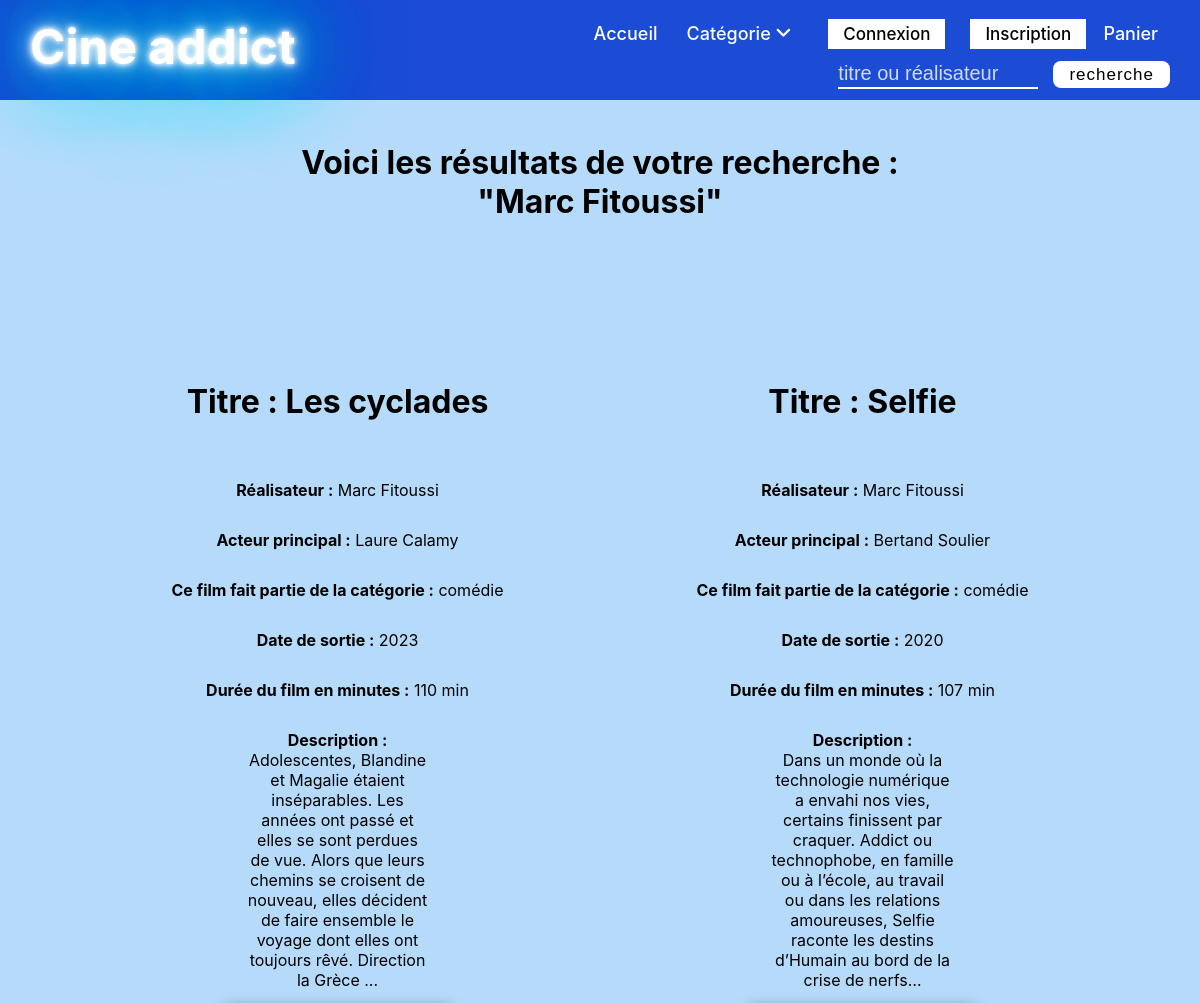
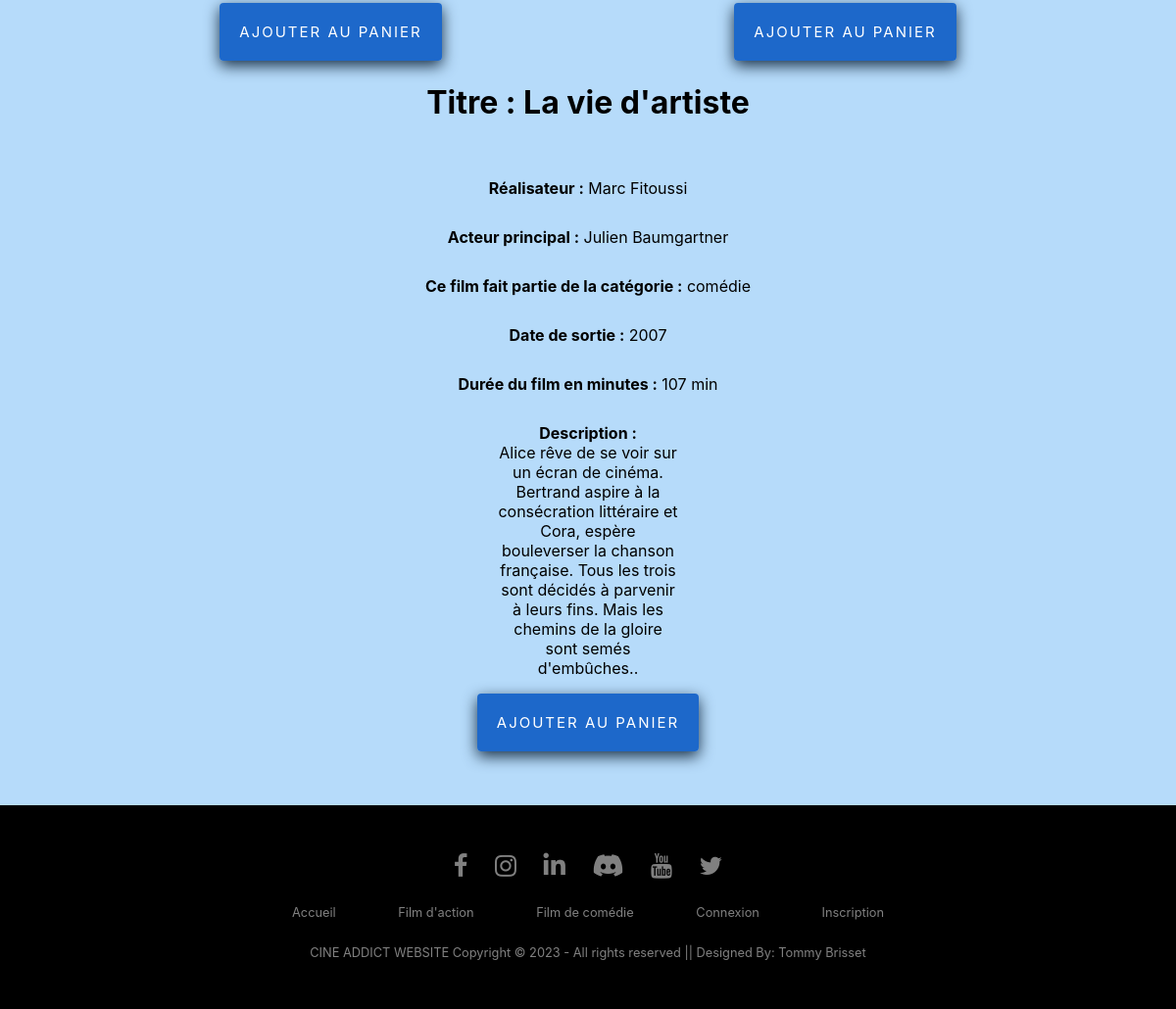
The page /resultat/resultat.php?search=Marc Fitoussi on the database its author committed (2 pictures, top to bottom).
### tables this page shows
CREATE TABLE FILMS(
	ID INTEGER(4)PRIMARY KEY NOT NULL AUTO_INCREMENT,
	TITRE VARCHAR(255) NOT NULL,
	PRIX INTEGER(5) NOT NULL,
	DESCRIPTION VARCHAR(255) NOT NULL,
	REALISATEUR VARCHAR(255) NOT NULL,
	CATEGORIE VARCHAR(50) NOT NULL,
	ANNEE INTEGER(5) NOT NULL,
	ACTEUR_PRINCIPAL VARCHAR(255),
	DUREE INTEGER(5));

### resultat/resultat.php (the view, shortened to what this page needs)
<?php
require'../bdd sql/PDOcinema.php';
function secur_data($data)
{
    $data = trim($data);
    $data = stripslashes($data);
    $data = htmlspecialchars($data);
    return $data;
}
?>
<!DOCTYPE html>
<html lang="fr">
	<head>
        <link rel="stylesheet" href="https://cdnjs.cloudflare.com/ajax/libs/font-awesome/6.3.0/css/all.min.css">
        <link rel="stylesheet" href="https://cdnjs.cloudflare.com/ajax/libs/font-awesome/4.7.0/css/font-awesome.min.css">
        <link rel="stylesheet" href="resultat.css">
	</head>
<body>
	<header>
        <div class="navbar">
            <div class="nav-header">
                <div class="nav-logo">
                    <h1 id="neon">Cine addict</h1>
                </div>
            </div>
            <div class="nav-links">
                <a href="../index.php" title="lien vers page d'accueil">Accueil</a>
                <div class="dropdown">
                    <a class="dropBtn" href="#" title="Titre menu catégorie">Catégorie
                        <i class="fas fa-angle-down"></i>
                    </a>
                </div>
                <?php
                if (!isset($_SESSION['IsLog']) OR $_SESSION['IsLog'] == False){
                    ?>
                    <a href="../login/login.php" title="lien vers page de connexion" class="loginBtn">Connexion</a>
                    <?php
                }
                else { ?>
                    <a href="../login/logout.php" title="lien vers page de déconnexion" class="loginBtn">Déconnexion</a>
                    <?php
                }
                ?>
                <a href="../register/register.php" title="lien vers page d'enregistrement" class="loginBtn">Inscription</a>
                <a href="../panier/panier.php" title="lien vers page du panier">Panier</a>
                <form id="case" method="POST" action="resultat.php">
                    <input id="search" name="search" type="text" placeholder="titre ou réalisateur">
                    <input type="submit" value="recherche" title="lancez votre recheche" id="buttonsearch">
                </form>
            </div>
        </div>
    </header>
	<main>
        <h2>Voici les résultats de votre recherche : <br> "<?= $_POST['search']?>" </h2>
        <div class="container">
            <?php
            if (!empty(secur_data($_POST['search']))){
                $requetesql = $bdd->prepare('SELECT * FROM FILMS WHERE realisateur LIKE ? OR titre LIKE ?');
                $requetesql->execute(array('%'.$_POST['search'].'%','%'.$_POST['search'].'%'));
                while ($donnee = $requetesql->fetch()) {
            ?>
        <div class="text">
            <h2>Titre : <?= $donnee['TITRE']?></h2>
            <p class="txt"><strong class="txtdes">Réalisateur :</strong> <a id="rea" href="resultat.php?search=<?= $donnee['REALISATEUR']?>" title="lien vers films du réalisateur"><?= $donnee['REALISATEUR']?></a> </p>
            <p class="txt"><strong class="txtdes">Acteur principal :</strong> <?= $donnee['ACTEUR_PRINCIPAL']?></p>
            <p class="txt"><strong class="txtdes">Ce film fait partie de la catégorie :</strong> <?= $donnee['CATEGORIE']?></p>
            <p class="txt"><strong class="txtdes">Date de sortie :</strong> <?= $donnee['ANNEE']?></p>
            <p class="txt"><strong class="txtdes">Durée du film en minutes :</strong> <?= $donnee['DUREE']?> min </p>
            <p class="txt long"><strong class="txtdes">Description :</strong> <br>
                <?= $donnee['DESCRIPTION']?>
            <div class="prix">
                <p>Prix : <?= $donnee['PRIX']?> €</p>
                <section>
                    <a class="button" type="button" href="../panier/Insertpanier.php?id=<?= $donnee["ID"]?>" title="ajout panier ">Ajouter au panier</a>
                </section>
            </div>
        </div>
        <?php
        }
        };
        ?>
    </div>
    </main>
	<footer>
        <div class="footer">
        <div class="row">
                <a href="#" title="lien vers facebook"><i class="fa fa-facebook"></i></a>
                <a href="#" title="lien vers instagram"><i class="fa fa-instagram"></i></a>
                <a href="#" title="lien vers linkedin"><i class="fa-brands fa-linkedin"></i></a>
                <a href="#" title="lien vers discord"><i class="fa-brands fa-discord"></i></a>
                <a href="#" title="lien vers youtube"><i class="fa fa-youtube"></i></a>
                <a href="#" title="lien vers twitter"><i class="fa fa-twitter"></i></a>
            </div>
            <div class="row">
                <ul>
                    <li><a href="../index.php" title="liens vers accueil">Accueil</a></li>
                    <li><a href="../categorie action/action.php" title="liens vers film d'action">Film d'action</a></li>
                    <li><a href="../categorie comedie/comedie.php" title="liens vers film de comédie">Film de comédie</a></li>
                    <?php
                    if (!isset($_SESSION['IsLog']) OR $_SESSION['IsLog'] == False){
                        ?>
                        <li><a href="../login/login.php" title="page de connexion">Connexion</a></li>
                        <?php
                    }
                    else { ?>
                        <li><a href="../login/logout.php" title="page de déconnexion">Déconnexion</a></li>
                        <?php
                    }
                    ?>
                    <li><a href="../register/register.php" title="page d'enregistrement">Inscription</a></li>
                </ul>
            </div>
            <div class="row">
                CINE ADDICT WEBSITE Copyright © 2023 - All rights reserved || Designed By: Tommy Brisset
            </div>
        </div>
    </footer>
</body>
</html>

### resultat/resultat.css (style rules this page uses)
* { margin: 0; padding: 0; box-sizing: border-box; }
body { font-family: -apple-system, BlinkMacSystemFont, 'Segoe UI', Roboto, Oxygen, Ubuntu, Cantarell, 'Open Sans', 'Helvetica Neue', sans-serif; background-color: #b6dbfa; }
#neon { margin-top: 5px; font-size: 3em; color: #fff; text-shadow: 0 0 5px #fff, 0 0 10px #fff, 0 0 20px #fff, 0 0 40px rgba(0, 255, 255, 0.747), 0 0 80px rgba(0, 255, 255, 0.747), 0 0 90px rgba(0, 255, 255, 0.747), 0 0 100px rgba(0, 255, 255, 0.747), 0 0 150px rgba(0, 255, 255, 0.747); }
h2 { text-align: center; margin: 2ch; font-size: 2em; }
.navbar { z-index: 5; height: 100px; width: 100%; padding: 19px 30px; background-color: #1b4cd3; position: relative; }
.navbar .nav-header { display: inline; }
.navbar .nav-header .nav-logo { display: inline-block; margin-top: -7px; }
.navbar .nav-links { display: inline; float: right; font-size: 18px; }
.navbar .nav-links .loginBtn { display: inline-block; padding: 5px 15px; margin-left: 20px; font-size: 17px; color: black; background-color: white; }
.navbar .nav-links a { padding: 10px 12px; text-decoration: none; font-weight: 550; color: white; }
.dropdown { position: relative; display: inline-block; }
#case { text-align: right; }
#search { margin-top: 10px; margin-right: 10px; width: 200px; height: 30px; outline: none; border: none; border-bottom: 2px solid white; background: transparent; font-size: 20px; font-family: "Questrial", sans-serif; color: white; }
#buttonsearch { padding: 0.2rem 1rem; border: none; border-radius: 8px; font-size: 17px; letter-spacing: 1px; cursor:pointer; transition: all .5s; background: transparent; }
#buttonsearch { background: #ffffff; }
.container { padding:75px; display: flex; flex-direction: row; flex-wrap: wrap; justify-content: space-around; align-items: baseline; align-content: center; }
.long { margin-left: 20%; margin-right: 20%; }
.text { width:45%; height:100%; text-align: center; }
.txtdes { font-size: 1em; }
.txt { padding: 15px 50px 15px 50px; }
#rea { text-decoration: none; color: #000; }
.button { text-decoration: none; margin: 30px; text-align: center; text-transform: uppercase; cursor: pointer; font-size: 15px; letter-spacing: 2px; position: relative; background-color: #1d68ca; border: none; color: #fff; padding: 20px; width: 230px; text-align: center; transition-duration: 0.5s; overflow: hidden; box-shadow: 0 5px 15px #193047; border-radius: 4px; }
.footer { background:#000; padding:30px 0px; text-align:center; }
.footer .row { width:100%; margin:1% 0%; padding:0.6% 0%; color:gray; font-size:0.8em; }
.footer .row a { text-decoration:none; color:gray; transition:0.5s; }
.footer .row ul { width:100%; }
.footer .row ul li { display:inline-block; margin:0px 30px; }
.footer .row a i { font-size:2em; margin:0% 1%; }

### rows shown on the page
films: TITRE "Les cyclades", REALISATEUR "Marc Fitoussi", ACTEUR_PRINCIPAL "Laure Calamy", CATEGORIE "comédie", ANNEE "2023", DUREE "110", DESCRIPTION "Adolescentes, Blandine et Magalie étaient inséparables. Les années ont passé et elles se sont perdues de vue. Alors que leurs chemins se croisent de nouveau, elles décident de faire ensemble le voyage dont elles ont toujours rêvé. Direction la Grèce ..."
films: TITRE "Selfie", REALISATEUR "Marc Fitoussi", ACTEUR_PRINCIPAL "Bertand Soulier", CATEGORIE "comédie", ANNEE "2020", DUREE "107", DESCRIPTION "Dans un monde où la technologie numérique a envahi nos vies, certains finissent par craquer. Addict ou technophobe, en famille ou à l’école, au travail ou dans les relations amoureuses, Selfie raconte les destins d’Humain au bord de la crise de nerfs…"
films: TITRE "La vie d'artiste", REALISATEUR "Marc Fitoussi", ACTEUR_PRINCIPAL "Julien Baumgartner", CATEGORIE "comédie", ANNEE "2007", DUREE "107", DESCRIPTION "Alice rêve de se voir sur un écran de cinéma. Bertrand aspire à la consécration littéraire et Cora, espère bouleverser la chanson française. Tous les trois sont décidés à parvenir à leurs fins. Mais les chemins de la gloire sont semés d'embûches.."

### other values the page prints
$_POST['search'] "Marc Fitoussi"
